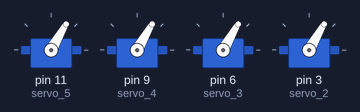
Simulated run of this sketch. Board: Arduino Uno, built with avr-gcc and run on an emulated ATmega328P. Shown: 4 × servo.

Above: at 0.05 s.
At 0.85 s:
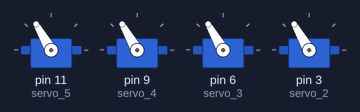
Timing chart, 0 to 3.0 s (numbered marks = the images above):
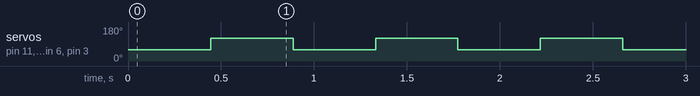

The sketch:

veseliy_robot2.ino
```cpp
#include <Servo.h>
Servo servo_5;
Servo servo_4;
Servo servo_3;
Servo servo_2;
int pos = 0;

void setup() {
  servo_5.attach(11);
  servo_4.attach(9);
  servo_3.attach(6);
  servo_2.attach(3);
}

void loop() {
  for (pos=60; pos <= 120; pos += 1) {
    servo_5.write(60);
    servo_4.write(60);
    servo_3.write(60);
    servo_2.write(60);
    delay(7);
  }
  for (pos = 120; pos >= 60; pos -= 1) {
    servo_5.write(120);
    servo_4.write(120);
    servo_3.write(120);
    servo_2.write(120);
    delay(7);
  }
}
```

Measured:
- by itself, servo on pin 11 (servo_5), servo on pin 9 (servo_4), servo on pin 6 (servo_3), servo on pin 3 (servo_2): alternates 120° for 0.44 s and 60° for 0.44 s
